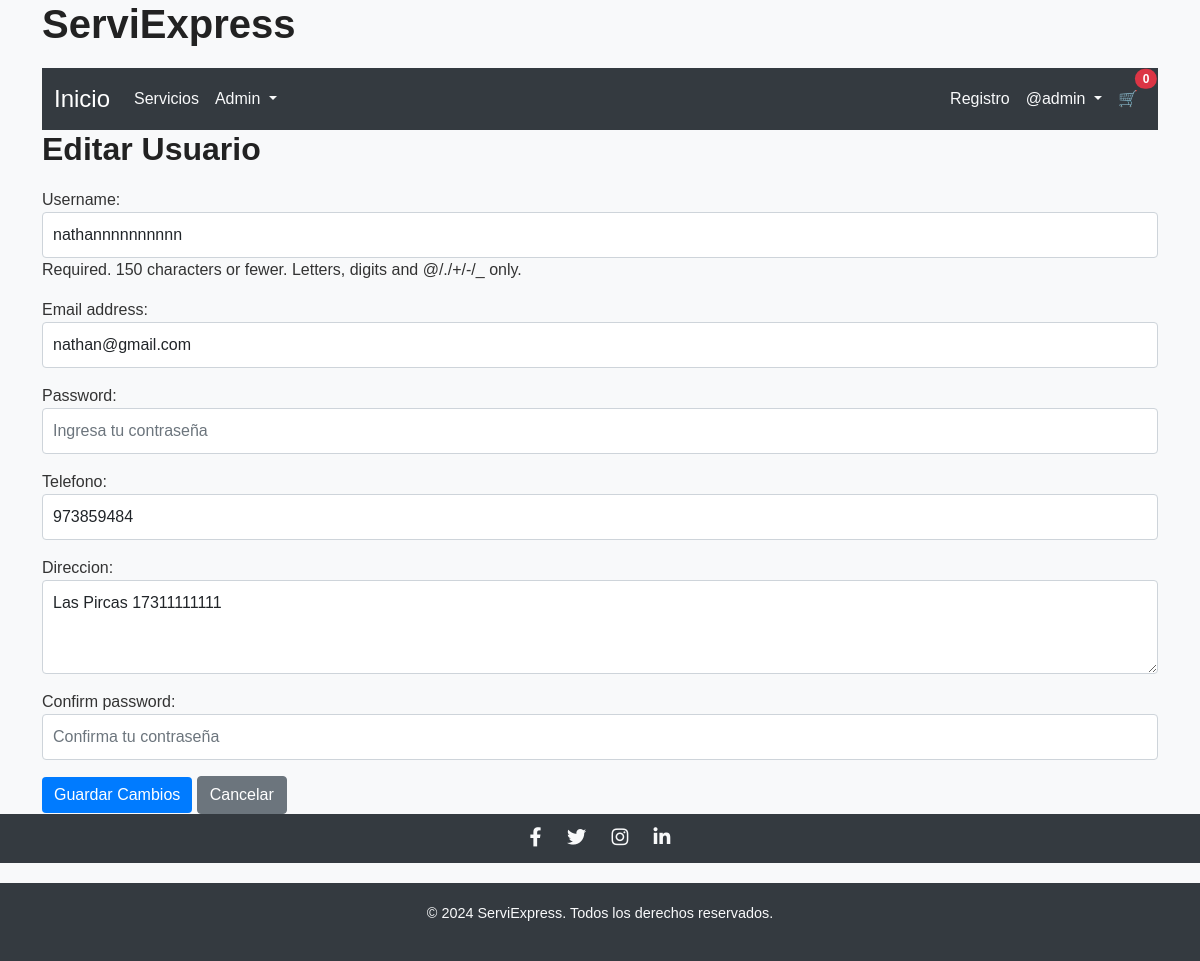
The page /editar-usuario/2/ (signed in) on the database its author committed.
### core/models.py (models this page shows)
class CustomUser(AbstractUser):
    telefono = models.CharField(max_length=15, blank=True, null=True)
    direccion = models.TextField(blank=True, null=True)

### core/views.py (the view)
# urls.py: path('editar-usuario/<int:usuario_id>/', views.editar_usuario, name='editar_usuario'),
@login_required
@user_passes_test(admin_required)
def editar_usuario(request, usuario_id):
    User = get_user_model()
    usuario = get_object_or_404(User, id=usuario_id)
    if request.method == 'POST':
        form = RegistroUsuarioForm(request.POST, instance=usuario)
        if form.is_valid():
            form.save()
            return redirect('gestionar_usuarios')
    else:
        form = RegistroUsuarioForm(instance=usuario)
    return render(request, 'editar_usuario.html', {'form': form})

### core/forms.py (shortened to what this page needs)
class RegistroUsuarioForm(forms.ModelForm):
    password = forms.CharField(widget=forms.PasswordInput(attrs={
        'class': 'form-control',
        'placeholder': 'Ingresa tu contraseña'
    }))
    confirm_password = forms.CharField(widget=forms.PasswordInput(attrs={
        'class': 'form-control',
        'placeholder': 'Confirma tu contraseña'
    }))
    class Meta:
        model = CustomUser
        fields = ['username', 'email', 'password', 'telefono', 'direccion']
        widgets = {
            'username': forms.TextInput(attrs={'class': 'form-control', 'placeholder': 'Nombre de usuario'}),
            'email': forms.EmailInput(attrs={'class': 'form-control', 'placeholder': 'Correo electrónico'}),
            'telefono': forms.TextInput(attrs={'class': 'form-control', 'placeholder': 'Teléfono'}),
            'direccion': forms.Textarea(attrs={'class': 'form-control', 'placeholder': 'Dirección', 'rows': 3}),
        }

### core/views.py (called while the page is built)
def admin_required(user):
    return user.is_superuser

### core/templates/editar_usuario.html (shortened to what this page needs)
{% extends 'base.html' %}
{% block content %}
<h2>Editar Usuario</h2>
<form method="post">
    {{ form.as_p }}
    <button type="submit" class="btn btn-primary">Guardar Cambios</button>
    <a href="{% url 'gestionar_usuarios' %}" class="btn btn-secondary">Cancelar</a>
</form>
{% endblock %}

### core/templates/base.html (shortened to what this page needs)
{% load static %}
<!DOCTYPE html>
<html lang="es">
<head>
    <link href="https://cdn.jsdelivr.net/npm/bootstrap@5.0.2/dist/css/bootstrap.min.css" rel="stylesheet">
    <link href="https://cdn.jsdelivr.net/npm/bootstrap-icons/font/bootstrap-icons.css" rel="stylesheet">
    <link href="https://cdnjs.cloudflare.com/ajax/libs/font-awesome/5.15.4/css/all.min.css" rel="stylesheet">
    <link rel="stylesheet" href="{% static 'css/styles.css' %}">
</head>
<body>
    <header>
        <div class="container">
            <h1>ServiExpress</h1>
            <nav class="navbar navbar-expand-lg navbar-light bg-light">
                <div class="container-fluid">
                    <a class="navbar-brand" href="{% url 'home' %}">Inicio</a>
                    <div class="collapse navbar-collapse" id="navbarNav">
                        <ul class="navbar-nav">
                            <li class="nav-item">
                                <a class="nav-link" href="{% url 'servicios' %}">Servicios</a>
                            </li>
                            {% if user.is_authenticated and user.is_superuser %}
                            <li class="nav-item dropdown">
                                <a class="nav-link dropdown-toggle" href="#" id="adminDropdown" role="button" data-bs-toggle="dropdown" aria-expanded="false">
                                    Admin
                                </a>
                            </li>
                            {% endif %}
                        </ul>
                        <ul class="navbar-nav ms-auto">
                            <li class="nav-item">
                                <a class="nav-link" href="{% url 'registro' %}">Registro</a>
                            </li>
                            {% if user.is_authenticated %}
                            <li class="nav-item dropdown">
                                <a class="nav-link dropdown-toggle" href="#" id="userDropdown" role="button" data-bs-toggle="dropdown" aria-expanded="false">
                                    @{{ user.username }}
                                </a>
                            </li>
                            {% else %}
                            <li class="nav-item">
                                <a class="nav-link" href="{% url 'login' %}">Iniciar Sesión</a>
                            </li>
                            {% endif %}
                            {% if user.is_authenticated %}
                            <li class="nav-item">
                                <a class="nav-link position-relative" href="{% url 'ver_carrito' %}">
                                    🛒
                                    <span class="position-absolute top-0 start-100 translate-middle badge rounded-pill bg-danger">
                                        {{ carrito.items.count|default:0 }}
                                    </span>
                                </a>
                            </li>
                            {% endif %}
                        </ul>
                    </div>
                </div>
            </nav>
    </header>
    <main>
        <div class="container">
            {% block content %}
            {% endblock %}
        </div>
    </main>
    <div class="social-bar">
        <div class="icons">
            <a href="https://www.facebook.com" target="_blank" class="social-icon facebook" title="Facebook">
                <i class="fab fa-facebook-f"></i>
            </a>
            <a href="https://www.twitter.com" target="_blank" class="social-icon twitter" title="Twitter">
                <i class="fab fa-twitter"></i>
            </a>
            <a href="https://www.instagram.com" target="_blank" class="social-icon instagram" title="Instagram">
                <i class="fab fa-instagram"></i>
            </a>
            <a href="https://www.linkedin.com" target="_blank" class="social-icon linkedin" title="LinkedIn">
                <i class="fab fa-linkedin-in"></i>
            </a>
        </div>
    </div>
    <footer>
        <div class="container">
            <p>© 2024 ServiExpress. Todos los derechos reservados.</p>
        </div>
    </footer>
</body>
</html>

### core/static/css/styles.css (style rules this page uses)
body { font-family: 'Arial', sans-serif; background-color: #f8f9fa; color: #333; margin: 0; padding: 0; }
h1, h2, h3, h4, h6 { color: #222; margin-bottom: 20px; font-weight: bold; }
.navbar { background-color: #343a40 !important; }
.navbar-brand { color: #ffffff !important; font-size: 1.5rem; }
.navbar-nav .nav-link { color: #f8f9fa !important; }
.btn-primary { background-color: #007bff; border: none; }
.form-control { border: 1px solid #ced4da; border-radius: 4px; padding: 10px; }
footer { background-color: #343a40; color: #f8f9fa; padding: 20px 0; text-align: center; font-size: 0.9rem; margin-top: 20px; }
.social-bar { background-color: #343a40; color: #f8f9fa; padding: 10px; text-align: center; }
.social-bar a { margin: 0 10px; color: #f8f9fa; font-size: 1.2rem; text-decoration: none; }

### rows shown on the page
CustomUser: username "admin"
CustomUser: username "nathannnnnnnnnn", email "nathan@gmail.com", telefono "973859484", direccion "Las Pircas 17311111111"

### other values the page prints
{{ carrito.items.count|default:0 }} "0"
